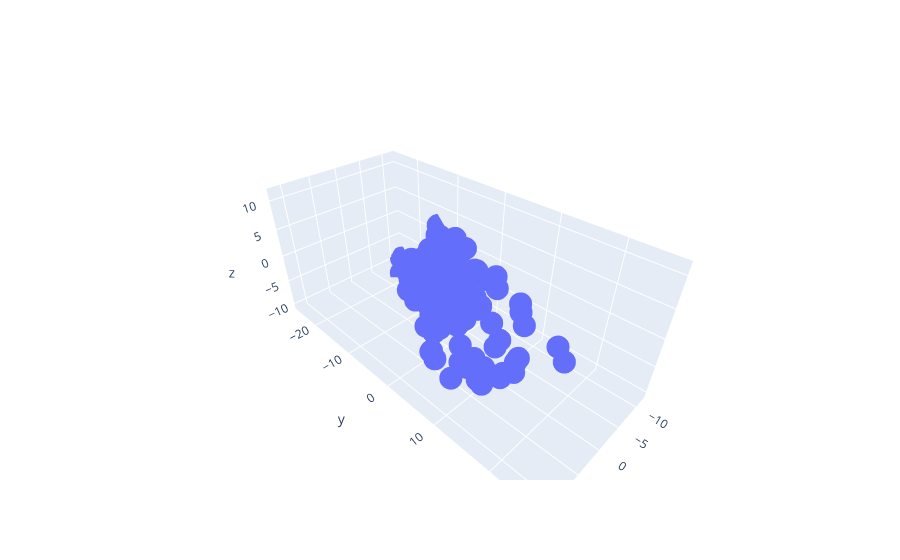

This figure's notebook cell:
### Markdown cell above
![Alt text](image-1.png)

### Code cell
basis = np.array([[3, 5, 1], [0, 2, 2]]).reshape(2, -1)
rand_weights = np.random.uniform(-4, 4, (100, 2)).reshape(2, -1)


points = basis.T.dot(rand_weights)
points = points.T



fig = go.Figure()

fig.add_trace(go.Scatter3d(
    x=points[:,0], y=points[:,1], z=points[:,2], mode='markers' ))

fig.show()
